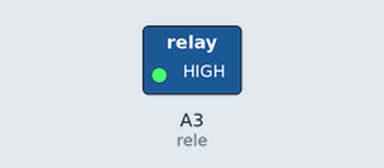
A sketch run on a simulated Arduino Uno, built with avr-gcc and run on an emulated ATmega328P. Parts: switched loads named in the sketch (green lamp = pin HIGH).

Above: at 1.5 s.
At 4.0 s:
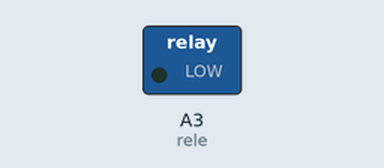
Timing chart, 0 to 6.5 s (numbered marks = the images above):
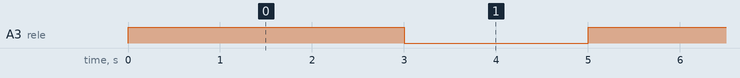

Measured:
- by itself, A3 (rele): alternates HIGH for 3.0 s and LOW for 2.0 s

The sketch:

teste_ok_Rele.ino
```cpp
//////////////////////////////////////
//                                   *
//    TESTE de acionamento de Rel e  *
//    ligar rele saida 12            *
//////////////////////////////////////

int rele = A3;

void setup(){
  pinMode(rele,OUTPUT);

}

void loop(){

  digitalWrite(rele,HIGH);
  delay(3000);
  digitalWrite(rele,LOW);
  delay(2000);

}
```
